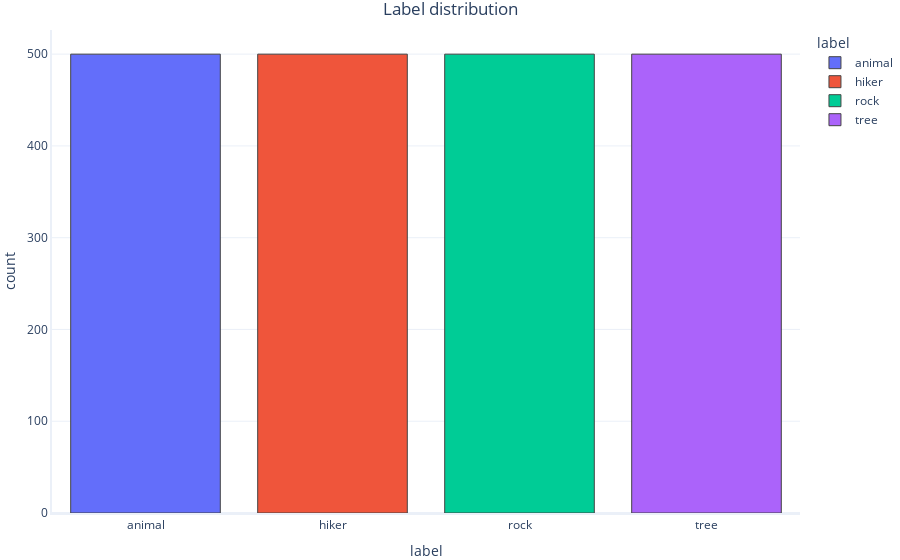

Notebook source saved alongside this figure:
### Markdown cell above
The confusion matrix shows us that, despite the reported metrics, the model is not incredibly precise.

Out of the 660 samples present in the *test* set (30% of the total samples), it predicted `29` *false negatives* and `33` _false positives_.

More importantly, look at the bottom row, which shows what happened when the model was shown information about a hiker: it got the answer wrong almost 30% of the time. This means it would not correctly identify almost 30% of the people on the mountain!  

What happens if we used this model to make predictions on balanced sets?

Let's load a dataset with an equal number of outcomes for "hikers" and "non-hikers", then use that data to make predictions:

### Code cell
# Load and print umbiased set
#Import the data from the .csv file
balanced_dataset = pandas.read_csv('snow_objects_balanced.csv', delimiter="\t")

#Let's have a look at the data
graphings.multiple_histogram(balanced_dataset, label_x="label", label_group="label", title="Label distribution")

### Figure 1 — Plotly figure (JSON) as saved in the notebook; plotly's stock layout.template omitted (floating-point values rounded to 4 significant figures; data arrays with more than 128 entries replaced by an {"elided": "..."} marker saying what was removed)
{"data": [{"histfunc": "count", "name": "animal", "type": "histogram", "x": {"elided": "500 str values"}}, {"histfunc": "count", "name": "hiker", "type": "histogram", "x": {"elided": "500 str values"}}, {"histfunc": "count", "name": "rock", "type": "histogram", "x": {"elided": "500 str values"}}, {"histfunc": "count", "name": "tree", "type": "histogram", "x": {"elided": "500 str values"}}], "layout": {"legend": {"title": {"text": "label"}}, "title": {"text": "Label distribution"}, "xaxis": {"title": {"text": "label"}}, "yaxis": {"title": {"text": "count"}}}}
